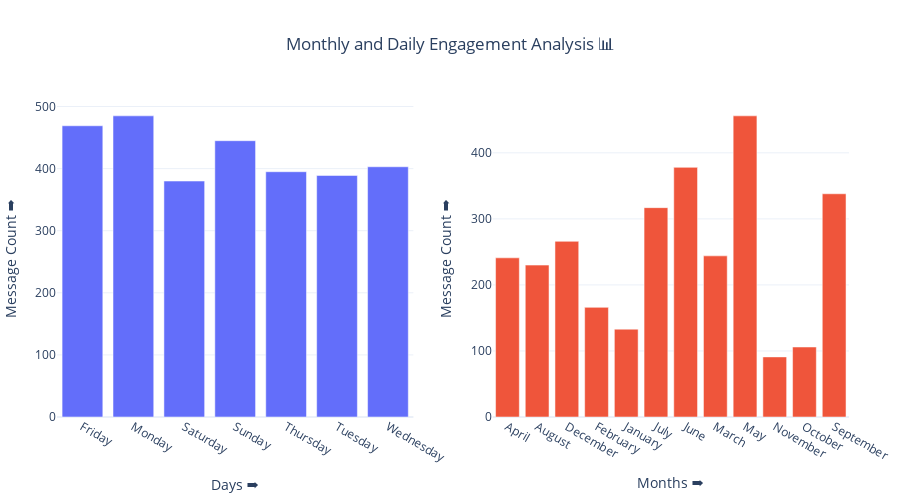

The code cell stored with this chart in its notebook:
### Code cell
from plotly.subplots import make_subplots
fig = make_subplots(rows=1, cols=2)

fig.add_trace(go.Bar
    (
        x = day_chat_analysis.index,
        y = day_chat_analysis,
        name = "Days",
        showlegend=False
    ), row = 1, col = 1
)
fig.update_xaxes(title_text='Days ➡️', row=1, col=1)
fig.update_yaxes(title_text='Message Count ➡️', row=1, col=1)


fig.add_trace(go.Bar
    (
        x = month_chat_analysis.index,
        y = month_chat_analysis,
        name = "Months",
        showlegend=False
    ), row = 1, col = 2
)
fig.update_xaxes(title_text='Months ➡️', row=1, col=2)
fig.update_yaxes(title_text='Message Count ➡️', row=1, col=2)


fig.update_layout(
  height=500, 
  width=900,
  title="Monthly and Daily Engagement Analysis 📊",
  title_x=0.5,
  template="plotly_white",
  margin = dict(l=10, r=10),
)
fig.show()

### Figure 1 — Plotly figure (JSON) as saved in the notebook; plotly's stock layout.template omitted (floating-point values rounded to 4 significant figures)
{"data": [{"name": "Days", "showlegend": false, "type": "bar", "x": ["Friday", "Monday", "Saturday", "Sunday", "Thursday", "Tuesday", "Wednesday"], "xaxis": "x", "y": [469, 485, 380, 445, 395, 389, 403], "yaxis": "y"}, {"name": "Months", "showlegend": false, "type": "bar", "x": ["April", "August", "December", "February", "January", "July", "June", "March", "May", "November", "October", "September"], "xaxis": "x2", "y": [241, 230, 266, 166, 133, 317, 378, 244, 456, 91, 106, 338], "yaxis": "y2"}], "layout": {"height": 500, "margin": {"l": 10, "r": 10}, "title": {"text": "Monthly and Daily Engagement Analysis 📊", "x": 0.5}, "width": 900, "xaxis": {"anchor": "y", "domain": [0, 0.45], "title": {"text": "Days ➡️"}}, "xaxis2": {"anchor": "y2", "domain": [0.55, 1], "title": {"text": "Months ➡️"}}, "yaxis": {"anchor": "x", "domain": [0, 1], "title": {"text": "Message Count ➡️"}}, "yaxis2": {"anchor": "x2", "domain": [0, 1], "title": {"text": "Message Count ➡️"}}}}
